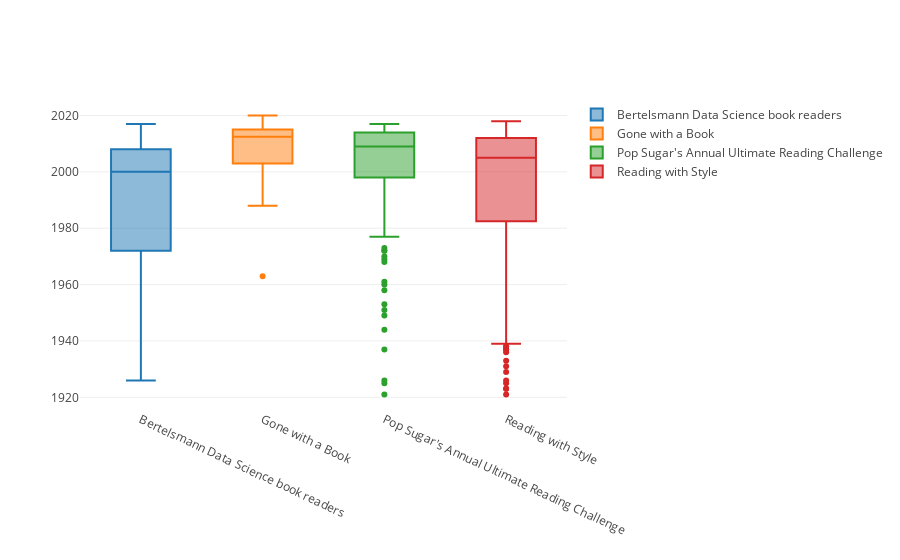

Notebook code cell kept with this figure:
### Markdown cell above
Although histograms can give us some idea of what the data looks like, it's actually considered that box plots <a href="https://www.forbes.com/sites/naomirobbins/2012/01/10/comparing-distributions-with-box-plots/#5f76f8432c2c">are better</a> when it comes to comparing distributions. Herewe are using only the books first published after 1920 (as explained in previous step). If we use the raw data (without cutting of the outliers) the picture will be really hard to read because of the outliers that are too far away from the mean.

### Code cell
df = source_data[source_data.pub_year > 1920]
data = [go.Box(y=df[df.club_name==club_names[i]]['pub_year'], name = club_names[i]) for i in range(4)]
layout = go.Layout(
    margin = dict(b=150),
    xaxis = dict(tickangle = 25)
)
fig = go.Figure(data=data, layout=layout)
iplot(fig,config={'showLink': False})
# show image result because Github doesn't render plotly figures 
Image(url= "by_year_box.png")

### Figure 1 — Plotly figure (JSON) as saved in the notebook; plotly's stock layout.template omitted (floating-point values rounded to 4 significant figures; data arrays with more than 128 entries replaced by an {"elided": "..."} marker saying what was removed)
{"data": [{"name": "Bertelsmann Data Science book readers", "type": "box", "uid": "989eb6ec-8b4b-11e8-8983-0209357db094", "y": [1967, 2012, 1962, 1978, 2008, 2005, 1989, 1989, 1954, 1959, 1981, 2016, 1956, 1958, 2005, 2004, 2009, 1941, 2010, 1940, 2010, 1972, 2013, 1970, 1996, 1994, 1993, 2001, 2013, 2005, 2009, 2012, 2014, 1997, 1996, 2002, 1963, 2000, 2001, 2010, 2001, 2013, 2016, 2017, 2008, 1998, 1958, 2006, 1926, 2005, 2000, 2007, 1998, 1999, 1997, 1989, 1998, 2008, 1946, 1994, 1987, 2001, 1952, 1947, 2005, 1974, 1977, 2011, 2010, 2009, 2009, 2009, 2006, 1991, 2003, 2007, 2008, 2003, 1936, 2007, 2011, 2011, 2004, 2009, 2013, 1996, 2000, 1985, 1949, 2003, 1929, 1969, 1932, 2014, 1942, 1988, 2003, 1960, 2005, 2011, 1951, 2005, 1977, 1944, 1958, 1950, 1943, 1960, 2016, 1985, 2004, 2006, 1985, 1984]}, {"name": "Gone with a Book", "type": "box", "uid": "989eb6ed-8b4b-11e8-8983-0209357db094", "y": [1988, 2020, 2015, 2014, 2005, 2015, 2014, 2014, 2003, 1963, 2011, 2015, 2008, 1990]}, {"name": "Pop Sugar's Annual Ultimate Reading Challenge", "type": "box", "uid": "989eb6ee-8b4b-11e8-8983-0209357db094", "y": {"elided": "154 int values"}}, {"name": "Reading with Style", "type": "box", "uid": "989eb6ef-8b4b-11e8-8983-0209357db094", "y": {"elided": "285 int values"}}], "layout": {"margin": {"b": 150}, "xaxis": {"tickangle": 25}}}
